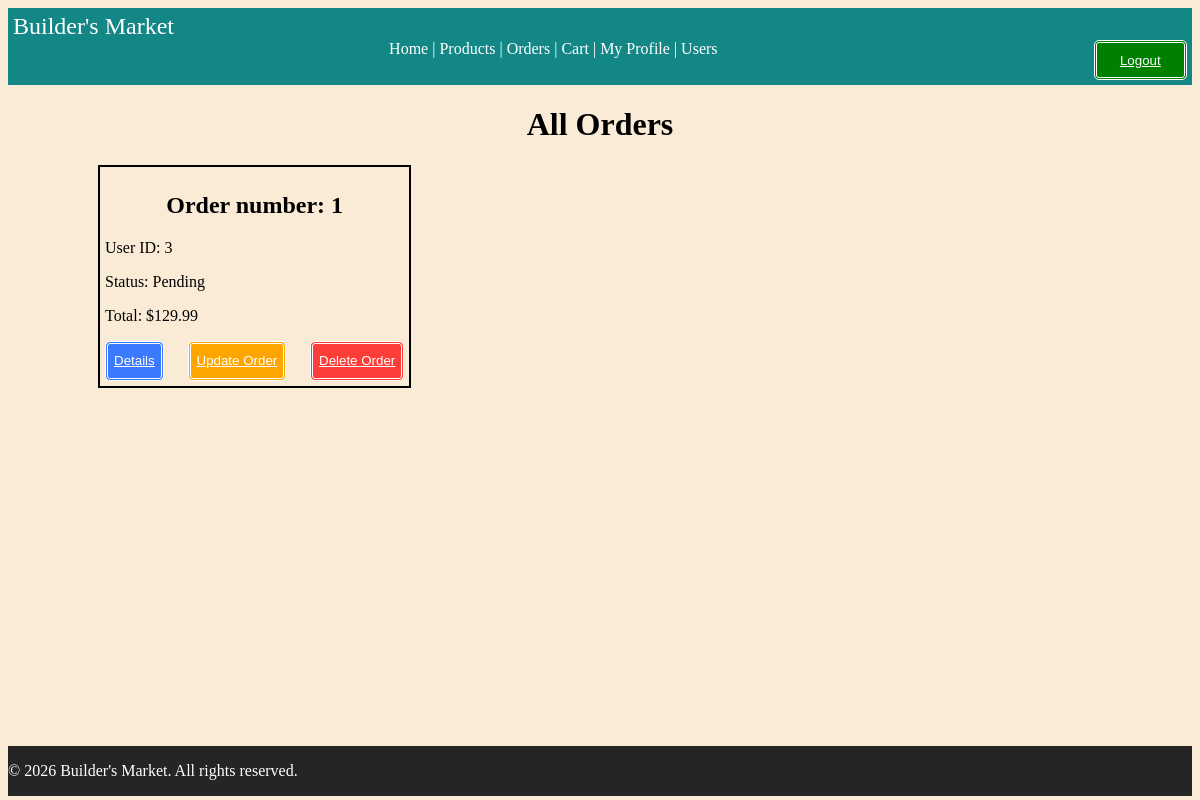
Screenshot of /orders/ (signed in) with the database file from the repository.
### tables this page shows
CREATE TABLE orders (
    order_id INTEGER PRIMARY KEY,
    user_id INTEGER NOT NULL,
    total DECIMAL(10, 2) NOT NULL,
    status VARCHAR(50) NOT NULL DEFAULT 'Pending',
    created_at DATETIME DEFAULT CURRENT_TIMESTAMP,
    updated_at DATETIME DEFAULT CURRENT_TIMESTAMP,
    FOREIGN KEY (user_id) REFERENCES users(user_id) ON DELETE CASCADE
);

### routes/orders.py (the view)
@orders_bp.route('/', methods=['GET'])
@require_auth
def view_orders():
    if g.user.role in ["Admin", "Moderator"]:
        orders = Order.GetAll()
    else:
        orders = Order.GetByUser(g.user.user_id)
    return render_template("order/orders_all.html", orders=orders)

### auth/auths.py (called while the page is built)
def require_auth(f):
    @wraps(f)
    def wrapped_view(*args, **kwargs):
        if not g.get("user"):
          abort(401)
        user = g.user
        if getattr(user, "is_2fa_enabled", False) and not session.get("2fa_verified", False):
            flash('This Route is 2FA protected. Please enable 2FA to view it')
            abort(403)
        return f(*args, **kwargs)
    return wrapped_view

### database/connection.py (called while the page is built)
def get_connection():
    try:
        conn = sqlite3.connect(Config.DATABASE)
        conn.row_factory = sqlite3.Row
        return conn
    except Error as e:
        print(f"Database connection error: {e}")
        return None

### models/order.py (called while the page is built)
    @staticmethod
    def GetAll():
        db = get_connection()
        try:
            return db.execute("""
                SELECT * FROM orders
                ORDER BY created_at DESC
            """).fetchall()
        finally:
            db.close()

### models/users.py (called while the page is built)
    @staticmethod
    def FromID(user_id : int):
        db = get_connection()
        try:
            row = db.execute("""
                             SELECT u.*, r.role_name
                             FROM users u
                             LEFT JOIN user_roles ur ON u.user_id = ur.user_id
                             LEFT JOIN roles r ON ur.role_id = r.role_id
                             WHERE u.user_id = ?
                             """, (user_id,)).fetchone()
            return User._BuildUser(row, db)
        finally:
            db.close()

### templates/order/orders_all.html (shortened to what this page needs)
{% extends "base.html" %}
{% block content %}
<h1> All Orders </h1>
<div class="order-grid">
{% for order in orders %}
<div class="product-card" >
<h2> Order number: {{order.order_id}}</h2>
<p> User ID: {{order.user_id}}</p>
    <p>Status: {{order.status}}</p>
    <p>Total: ${{order.total}}</p>
    <div class="prod-buttons">
        <button class="blueButton" type="submit">
            <a href="{{url_for('orders.order_details', order_id=order.order_id)}}">  Details </a>
        </button>
    {% if 'order.edit' in g.user.permissions %}
    <button class="orangeButton">
        <a href="{{ url_for ('orders.update_order', order_id = order.order_id)}}">
            Update Order </a>
    </button>
    {% endif %}
    {% if 'order.delete.own' in g.user.permissions %}
     {% if 'order.delete.all' in g.user.permissions %}
    <button class="redButton">
        <a  href="{{ url_for ('orders.delete_order', order_id= order.order_id)}}">
            Delete Order</a>
    </button>
    {% endif %}
    {% endif %}
    </div>
</div>
    {% endfor %}
</div>
{% endblock %}

### static/css/style.css (style rules this page uses)
html, body { height: 99%; }
body { display: flex; flex-direction: column; background-color: antiquewhite; min-height: 98.5vh; }
h1 { text-align: center; }
a { color: white; }
button { border-radius: 5px; border-width: 3px; border-color: rgb(255, 255, 255); border-style: double ; height: 3em; }
.blueButton { background-color: rgb(59, 121, 255); }
.redButton { background-color: rgba(255, 0, 0, 0.74); }
.orangeButton { background-color: orange; }
.product-grid, .order-grid, .user-grid { justify-content: space-between; margin: 10px; display: grid; grid-template-columns: 1fr 1fr 1fr; gap: 2em; }
.product-card, .user-card, .category-card { display: inline-block; padding: 5px; border: 2px solid black; flex-direction: column; overflow-wrap: break-word; }
.product-card h2 { text-align: center; }
.prod-buttons { display:flex; width: 100%; justify-content: space-between; }

### rows the page displays
orders: order_id "1", user_id "3", status "Pending", total "129.99"
